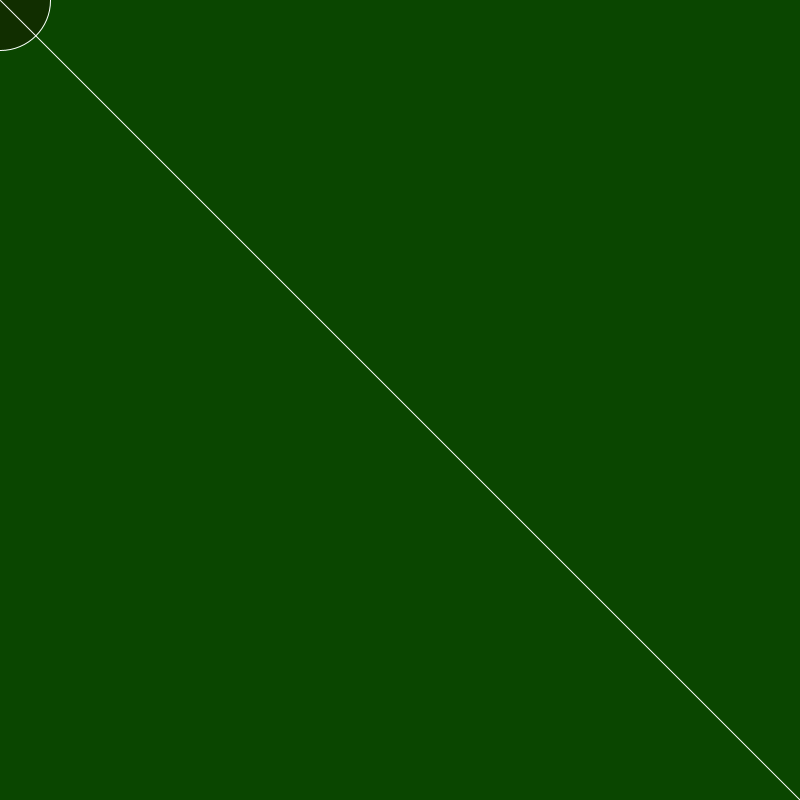
Frame 1 (no input)
Frame 60 (the mouse pressed at the canvas centre just before this capture): identical to frame 1, image omitted
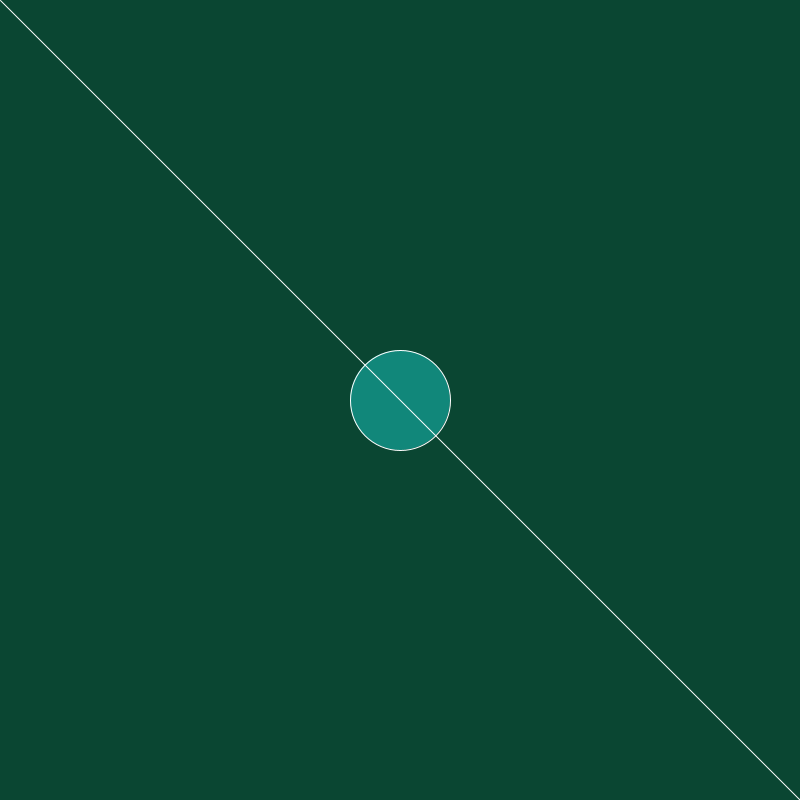
Frame 120 (the mouse held since frame 60 and released just before this capture)

The Processing sketch that drew these frames (run headless with seeded random() and noise(); from frame 60 on, the mouse is pressed at the canvas centre):

// Processing sketch: FirstWeekSketch
// ── FirstWeekSketch.pde
void setup() 
{
  size(800, 800); // create window
   
}
// draw happens in a loop forever after that
void draw()
{
  
  background(10, 70, mouseY/8); // b/c its here it constantly refreshes background
  fill(30, mouseX+2, mouseY*5, 90);
  stroke(255);
  //strokeWeight(10);
  ellipse(mouseX, mouseY, 100, 100); //mouseX,mouseY tracks mouse
  line(0,0,width,height); // draws line segement (x1,y1,x2,y2)
  
}
